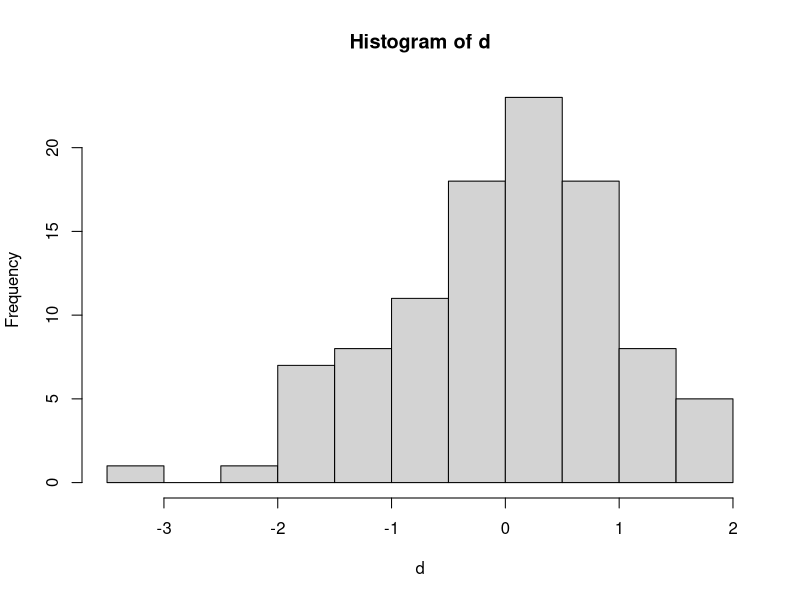
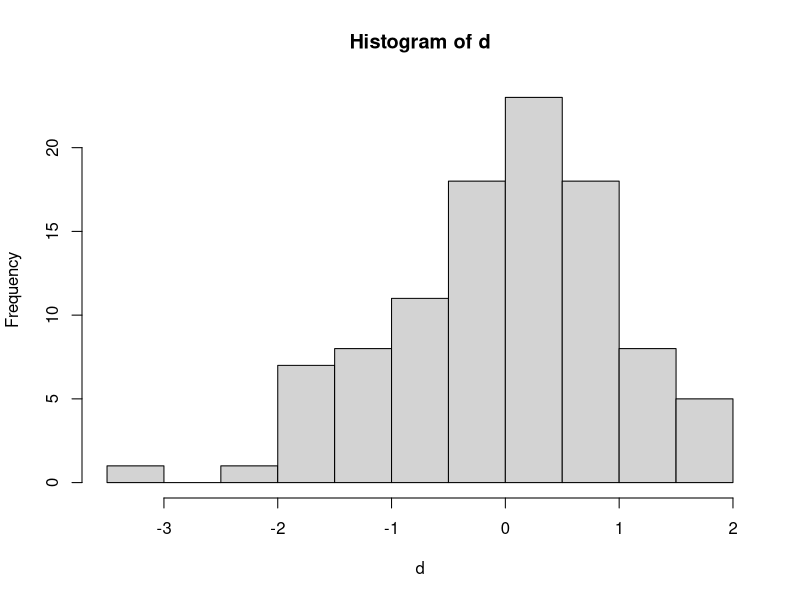
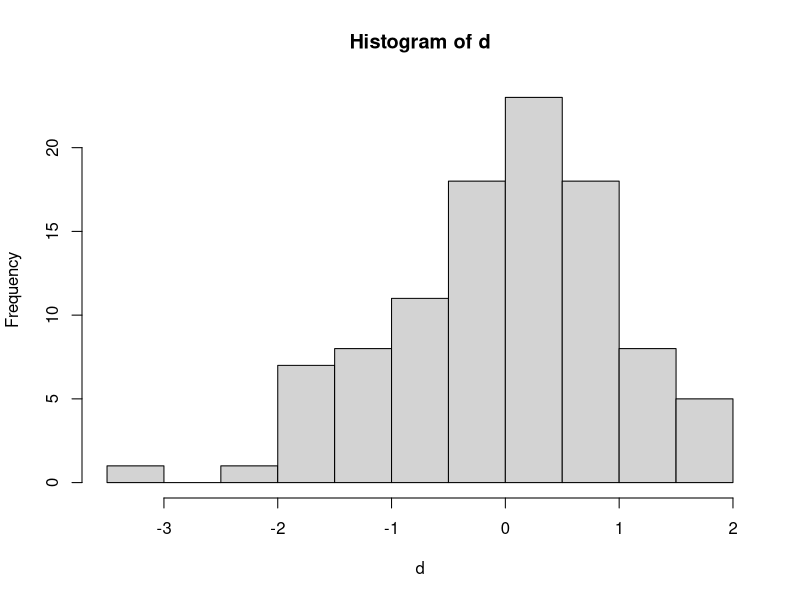

R code for these plots, in order:
# Toy data setup 
set.seed(63)
d <- rnorm(100)
hist(d)       # works as expected
p1 <- hist(d) # saves as a "List of 6" with class "histogram"
p1; print(p1) # both print all data in the list but no histogram plot
plot(p1)      # shows histogram plot
#this is my comment